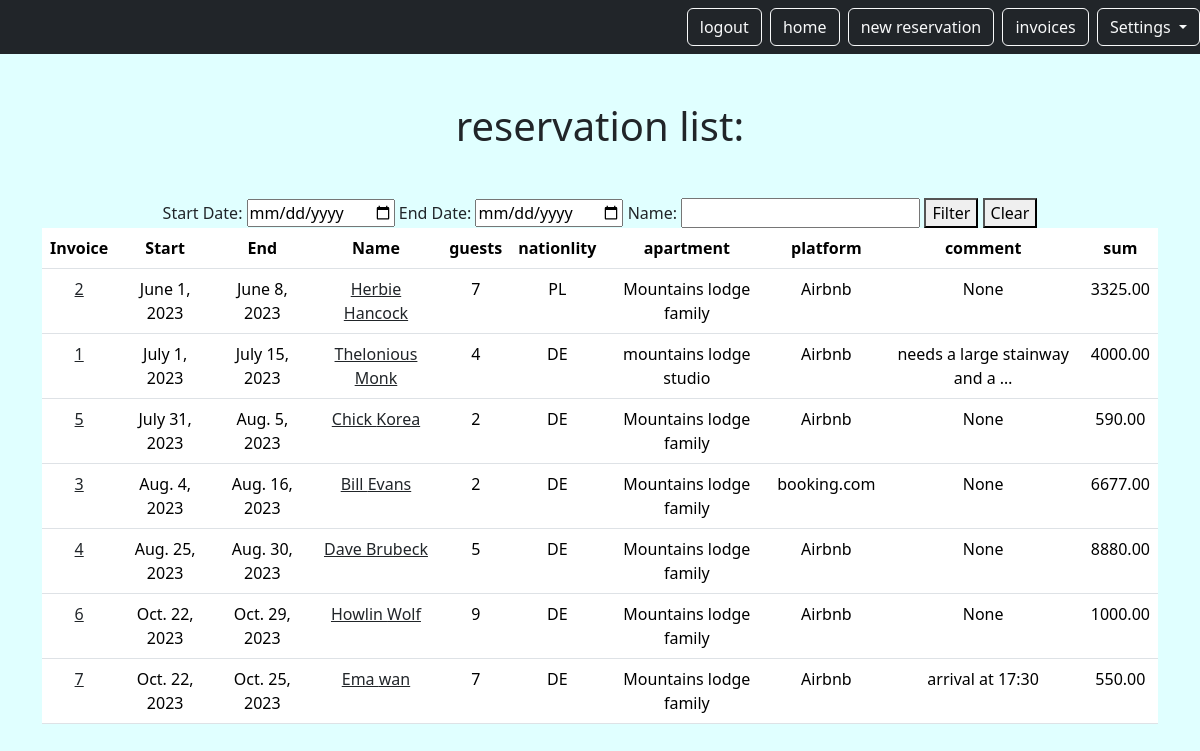
Page /mini/reservation (signed in) on the earlier database version.
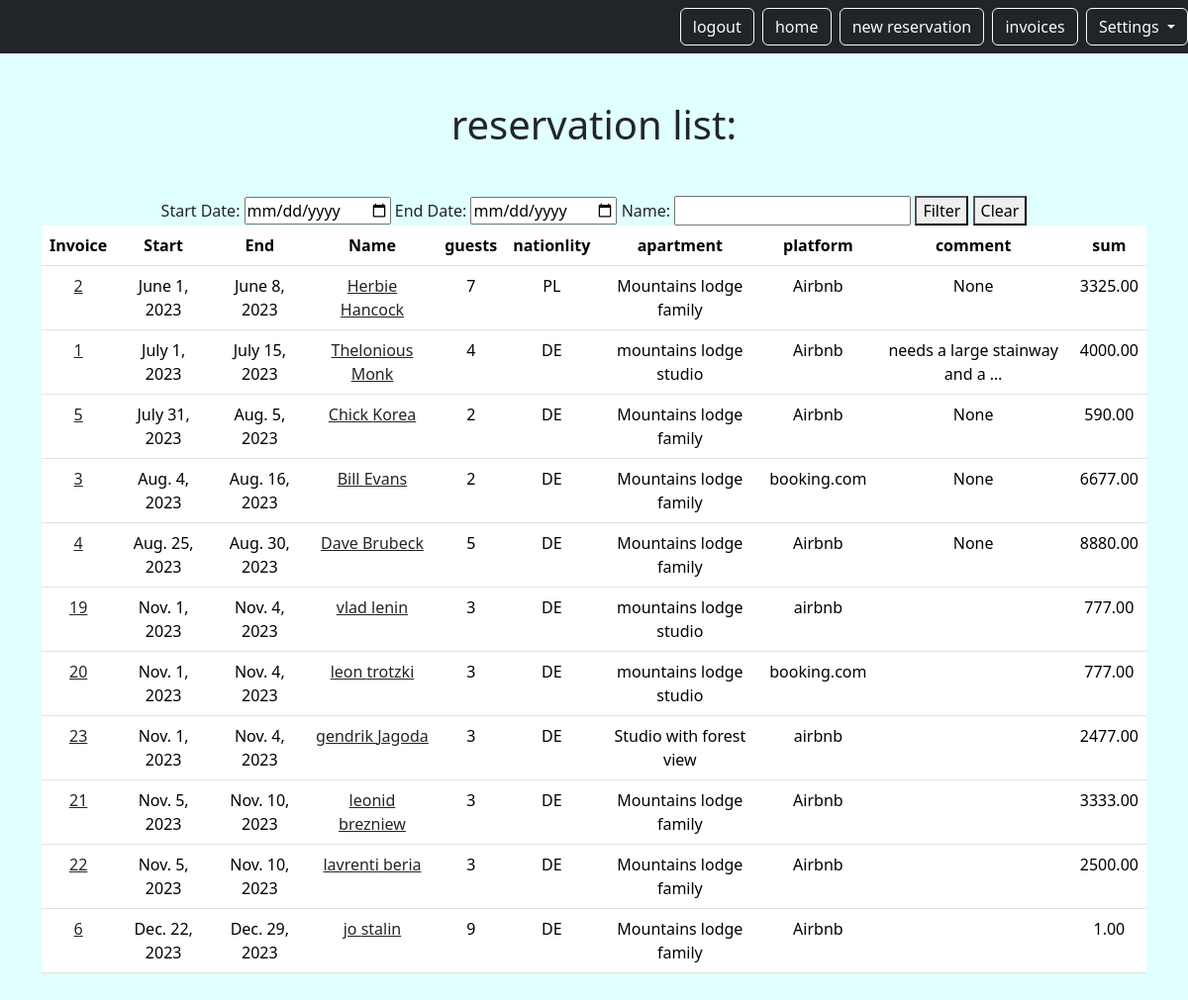
Same page on the later database version.
### reservation/models.py (models this page shows, shortened)
class Reservation(models.Model):
    PURPOSE_CHOICES = [
        ("holiday", "holiday"),
        ("business", "business"),
        ("no-show", "no-show"),
    ]
    id = models.AutoField(primary_key=True)
    start_date = models.DateField()
    end_date = models.DateField()
    name = models.CharField(max_length=255)
    lname = models.CharField(max_length=255, blank=True)
    company = models.CharField(max_length=255, blank=True, null=True)
    address = models.CharField(max_length=255, blank=True, null=True)
    email = models.EmailField(blank=True, null=True)
    number_of_guests = models.IntegerField(blank=True)
    nationality = models.CharField(max_length=255, blank=True, null=True)
    t_sum = models.DecimalField(max_digits=10, decimal_places=2)
    commission = models.DecimalField(
        max_digits=10, decimal_places=2
    )
    rech_num = models.CharField(max_length=255, blank=True)
    link = models.URLField(blank=True, null=True)
    purpose = models.CharField(
        max_length=255, choices=PURPOSE_CHOICES, blank=True
    )
    comment = models.TextField(blank=True, null=True)
    user = models.ForeignKey(
        CustomUser, on_delete=models.CASCADE, related_name="reservation"
    )
    platform = models.ForeignKey(
        Platform, on_delete=models.CASCADE, related_name="reservation"
    )
    apartment = models.ForeignKey(
        Apartment, on_delete=models.CASCADE, related_name="reservation"
    )

class Apartment(models.Model):
    user = models.ForeignKey(
        CustomUser,
        on_delete=models.CASCADE,
        related_name="apartment",
        null=True,
        blank=True,
    )
    id = models.AutoField(primary_key=True)
    name = models.CharField(max_length=255)
    address = models.CharField(max_length=255)
    date_contract = models.DateField()
    def __str__(self):
        return self.name

class Platform(models.Model):
    user = models.ForeignKey(
        CustomUser,
        on_delete=models.CASCADE,
        related_name="platform",
        null=True,
        blank=True,
    )
    id = models.AutoField(primary_key=True)
    name = models.CharField(max_length=255, blank=True)
    address = models.CharField(max_length=255, blank=True)
    kundennummer = models.CharField(max_length=255, blank=True)
    tel = models.CharField(max_length=255, blank=True)
    login = models.CharField(max_length=255, blank=True)
    url = models.URLField(blank=True, null=True)
    def __str__(self):
        return self.name

### reservation/views.py (the view)
# urls.py: path('reservation', views.ResListView.as_view(), name = 'reservation.list'),
class ResListView(LoginRequiredMixin, ListView):
    model = Reservation
    template_name = "booking/res_list.html"
    context_object_name = "reservation"
    login_url = LOGIN_URL
    def get_queryset(self):
        queryset =  self.request.user.reservation.order_by(F('start_date').asc())
        start_date = self.request.GET.get('start_date')
        end_date = self.request.GET.get('end_date')
        name = self.request.GET.get('name')
        if start_date and end_date:
            queryset = queryset.filter(start_date__gte=start_date, end_date__lte=end_date)
        if name:
            queryset = queryset.filter(name__icontains=name)
        return queryset

### reservation/templates/booking/res_list.html (shortened to what this page needs)
{% extends "base.html" %}
{% block content %}
    <h1 class="my-5">reservation list:</h1>
    <form method="get">
      <label for="start_date">Start Date:</label>
      <input type="date" name="start_date" id="start_date">
      <label for="end_date">End Date:</label>
      <input type="date" name="end_date" id="end_date">
      <label for="name">Name:</label>
      <input type="text" name="name" id="name">
      <button type="submit">Filter</button>
      <button type="button" id="clear-filter">Clear</button>
  </form>
        <table class="table">
        <thead>
            <tr>
               <th>Invoice</th>
                <th>Start</th>
                <th>End</th>
                <th>Name</th>
                <th>guests</th>
                <th>nationlity</th>
                <th>apartment</th>
                <th>platform</th>
                <th>comment</th>
                <th>sum</th>
              </tr>
            </thead>
            <tbody>
            {% for res in reservation %}
            <tr>
                <td><a href="{% url 'invoice1.detail' pk=res.id %}" class="text-dark text-decoration-non">{{ res.id }}</a></td>
                <td>{{res.start_date}}</td>
                <td>{{res.end_date}}</td>
                <td><a href="{% url 'reservation.detail' pk=res.id %}" class="text-dark text-decoration-non">{{ res.name }}  {{ res.lname }}</a></td>
                <td>{{res.number_of_guests}}</td>
                <td>{{res.nationality}}</td>
                <td>{{res.apartment}}</td>
                <td>{{res.platform}}</td>
                <td>{{res.comment | truncatechars:30  }}</td>
                <td>{{res.t_sum}}</td>
              </tr>
            {% endfor %}
        </tbody>
    </table>
    </div>
{% endblock %}

### static/templates/base.html (shortened to what this page needs)
{% load static %}
<!DOCTYPE html>
<html lang="en">
<head>
    <link href="https://cdn.jsdelivr.net/npm/bootstrap@5.3.2/dist/css/bootstrap.min.css" rel="stylesheet">
    <link rel="stylesheet" type="text/css" href="{% static 'css/style.css' %}"/>
</head>
<body>
    <nav class="navbar navbar-dark bg-dark">
        <div class="ms-auto">
            {% if user.is_authenticated %}
            <a href="{% url 'logout' %}" class="btn btn-outline-light me-1">logout</a>
            <a href="{% url 'reservation.list' %}" class="btn btn-outline-light me-1">home</a>
            <a href="{% url 'reservation.new' %}" class="btn btn-outline-light me-1">new reservation</a>
            <a href="{% url 'invoice.list' %}" class="btn btn-outline-light me-1">invoices</a>
            <div class="btn-group">
                <button class="btn btn-outline-light dropdown-toggle" type="button" id="dropdownMenuButton" data-bs-toggle="dropdown" aria-haspopup="true" aria-expanded="false">
                    Settings
                </button>
            </div>
            {% else %}
            <a href="{% url 'login' %}" class="btn btn-outline-light me-1">login</a>
            <a href="{% url 'signup' %}" class="btn btn-outline-light me-1">signup</a>
            {% endif %}
        </div>
    </nav>
    <div class="my-5 text-center container">
    {% block content %}
    {% endblock%}
</body>
</html>

### static/templates/base.html (style rules this page uses)
body { background: lightcyan; }

Differences in the rows shown:
no longer on this page (row edited): Reservation: id "7", start_date "Oct. 22, 2023", end_date "Oct. 25, 2023", name "Ema", lname "wan", number_of_guests "7", nationality "DE", apartment "Mountains lodge family", platform "Airbnb", comment "arrival at 17:30", t_sum "550.00"
added Reservation: id "19", start_date "Nov. 1, 2023", end_date "Nov. 4, 2023", name "vlad", lname "lenin", number_of_guests "3", nationality "DE", apartment "mountains lodge studio", platform "airbnb", t_sum "777.00"
added Reservation: id "20", start_date "Nov. 1, 2023", end_date "Nov. 4, 2023", name "leon", lname "trotzki", number_of_guests "3", nationality "DE", apartment "mountains lodge studio", platform "booking.com", t_sum "777.00"
added Reservation: id "23", start_date "Nov. 1, 2023", end_date "Nov. 4, 2023", name "gendrik", lname "Jagoda", number_of_guests "3", nationality "DE", apartment "Studio with forest view", platform "airbnb", t_sum "2477.00"
added Reservation: id "21", start_date "Nov. 5, 2023", end_date "Nov. 10, 2023", name "leonid", lname "brezniew", number_of_guests "3", nationality "DE", apartment "Mountains lodge family", platform "Airbnb", t_sum "3333.00"
added Reservation: id "22", start_date "Nov. 5, 2023", end_date "Nov. 10, 2023", name "lavrenti", lname "beria", number_of_guests "3", nationality "DE", apartment "Mountains lodge family", platform "Airbnb", t_sum "2500.00"
changed Reservation id 6: start_date "Oct. 22, 2023" → "Dec. 22, 2023"; end_date "Oct. 29, 2023" → "Dec. 29, 2023"; name "Howlin" → "jo"; lname "Wolf" → "stalin"; t_sum "1000.00" → "1.00"; comment "None" → (not shown)
